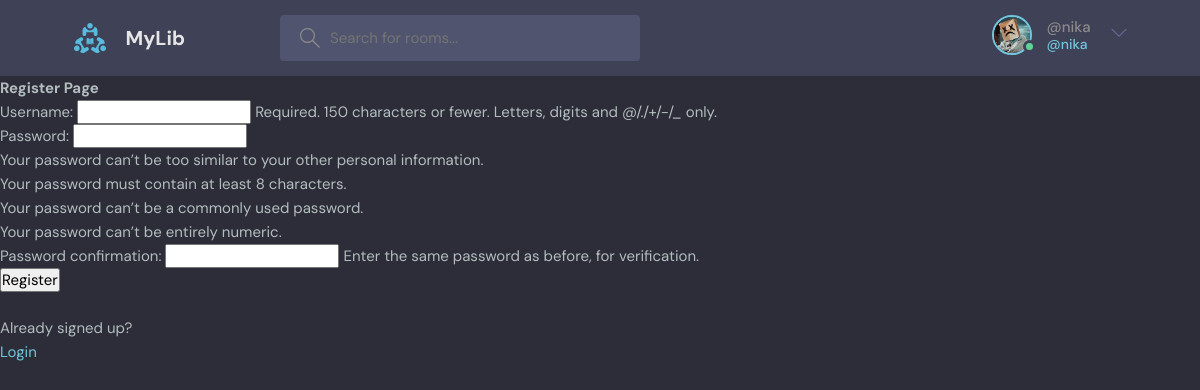
Page /register/ (signed in) on the committed database.
### base/models.py (models this page shows)
class User(AbstractUser):
    books = models.ManyToManyField(Book, blank=True, related_name='users')
    bio = models.TextField(null=True)
    avatar = models.ImageField(null=True, default='avatar.svg')

### base/views.py (the view, shortened to what this page needs)
# urls.py: path('register/', views.register_page, name='register'),
def register_page(request):
    form = MyUserCreationForm()
    context = {'form': form}
    return render(request, 'base/register.html', context)

### base/forms.py
class MyUserCreationForm(UserCreationForm):
    class Meta:
        model = User
        fields = ['username', 'password1', 'password2']

### base/templates/base/register.html (shortened to what this page needs)
{% extends 'main.html' %}
{% block content %}
    <h1>Register Page</h1>
    <div>
          <form method="POST" action="">
              {{ form.as_p }}
             <input type="submit" value="Register">
             <br><br>
              <p>Already signed up?</p>
              <a href="{% url 'login' %}">Login</a>
          </form>
    </div>
{% endblock %}

### templates/navbar.html (shortened to what this page needs)
{% load static %}
<header class="header header--loggedIn">
      <div class="container">
        <a href="{% url 'home' %}" class="header__logo">
          <img src="{% static 'images/logo.svg' %}" />
          <h1>MyLib</h1>
        </a>
        <form class="header__search">
          <label>
            <input name="q" placeholder="Search for rooms..." />
          </label>
        </form>
        <nav class="header__menu">
          {% if request.user.is_authenticated %}
            <div class="header__user">
              <a href="{% url 'profile' request.user.id %}">
                <div class="avatar avatar--medium active">
                  <img src="{{ request.user.avatar.url }}" />
                </div>
                <p>@{{ request.user.username }}<span>@{{ request.user.username }}</span></p>
              </a>
              <button class="dropdown-button">
                <svg version="1.1" xmlns="http://www.w3.org/2000/svg" width="32" height="32" viewBox="0 0 32 32">
                  <title>chevron-down</title>
                  <path d="M16 21l-13-13h-3l16 16 16-16h-3l-13 13z"></path>
                </svg>
              </button>
            </div>
          {% else %}
            <a href="{% url 'login' %}">
              <img src="{% static 'images/avatar.svg' %}" />
              <p>Login</p>
            </a>
          {% endif %}
        </nav>
      </div>
    </header>

### static/styles/style1.css (style rules this page uses)
:root { --color-main: #71c6dd; --color-main-light: #e1f6fb; --color-dark: #3f4156; --color-dark-medium: #51546e; --color-dark-light: #696d97; --color-light: #e5e5e5; --color-gray: #8b8b8b; --color-light-gray: #b2bdbd; --color-bg: #2d2d39; --color-success: #5dd693; --color-error: #fc4b0b; }
* { font-family: "DM Sans", -apple-system, BlinkMacSystemFont, "Segoe UI", Roboto, Oxygen, Ubuntu, Cantarell, "Open Sans", "Helvetica Neue", sans-serif; margin: 0; padding: 0; box-sizing: border-box; text-rendering: optimizeLegibility; font-size: inherit; }
html { font-size: 56.25%; }
@media only screen and (min-width: 1200px) { html { font-size: 62.5%; } }
body { line-height: 1.6; font-weight: 400; font-size: 1.5rem; color: var(--color-light-gray); background-color: var(--color-bg); min-height: 100vh; }
img { width: 100%; }
a { display: inline-block; color: var(--color-main); text-decoration: none; }
.container { max-width: 120rem; width: 90%; margin: auto; }
.avatar { position: relative; display: inline-block; border-radius: 50%; border: 2px solid var(--color-main); }
.avatar img { display: block; border-radius: 50%; object-fit: cover; object-position: center; }
.avatar::after { content: ""; display: block; position: absolute; background-color: var(--color-gray); z-index: 111; border-radius: 50%; border: 0.3rem solid var(--color-dark); }
.avatar.active::after { background-color: var(--color-success); }
.avatar.avatar--medium img { width: 3.6rem; height: 3.6rem; border-radius: 50%; }
.avatar.avatar--medium:after { width: 0.7rem; height: 0.7rem; bottom: 0px; right: -6px; }
.header { padding: 1.5rem; background-color: var(--color-dark); }
.header > .container { display: flex; gap: 9.5rem; }
.header__logo, .header__user { display: flex; gap: 2rem; align-items: center; }
.header__logo > img { height: 3.2rem; width: 3.2rem; }
.header__logo > h1 { font-weight: 700; font-size: 2rem; color: var(--color-light); }
.header__search > label { background-color: var(--color-dark-medium); padding: 1.3rem 1rem; display: flex; align-items: center; gap: 1rem; border-radius: 4px; }
.header__search svg { fill: var(--color-gray); width: 2rem; height: 2rem; margin-left: 1rem; }
.header__search input { width: 30rem; background: transparent; border: none; outline: none; color: var(--color-light); }
.header__menu { margin-left: auto; position: relative; }
.header__menu a { display: flex; gap: 1.5rem; align-items: center; font-weight: 500; text-decoration: none; color: var(--color-gray); }
.header__menu img { height: 3.6rem; }
.header__menu p { line-height: 1.2; }
.header__menu span { color: var(--color-main); font-weight: 500; font-size: 1.4rem; display: block; }
.header__menu svg { width: 1.6rem; height: 1.6rem; fill: var(--color-dark-light); }
.dropdown-button { background: transparent; border: 0; outline: 0; cursor: pointer; }

### rows in the picture
User: user.avatar (picture), user.username "nika"
